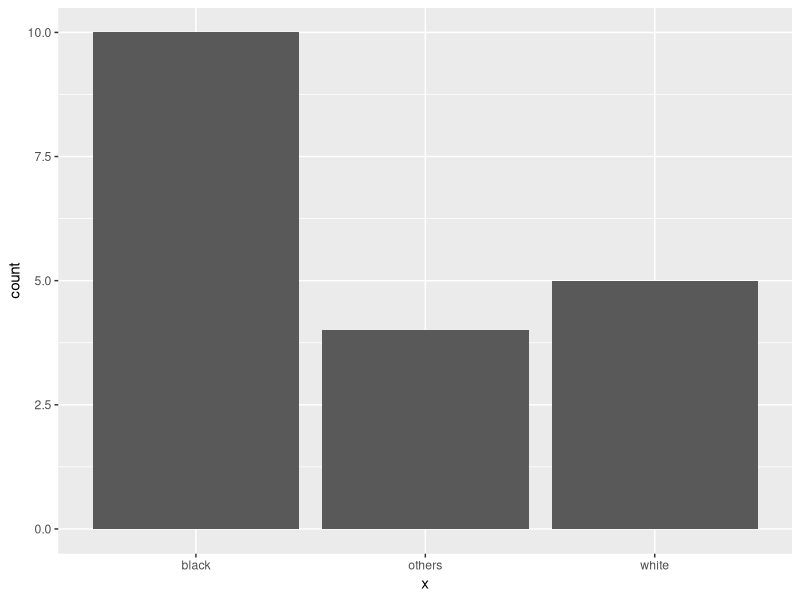
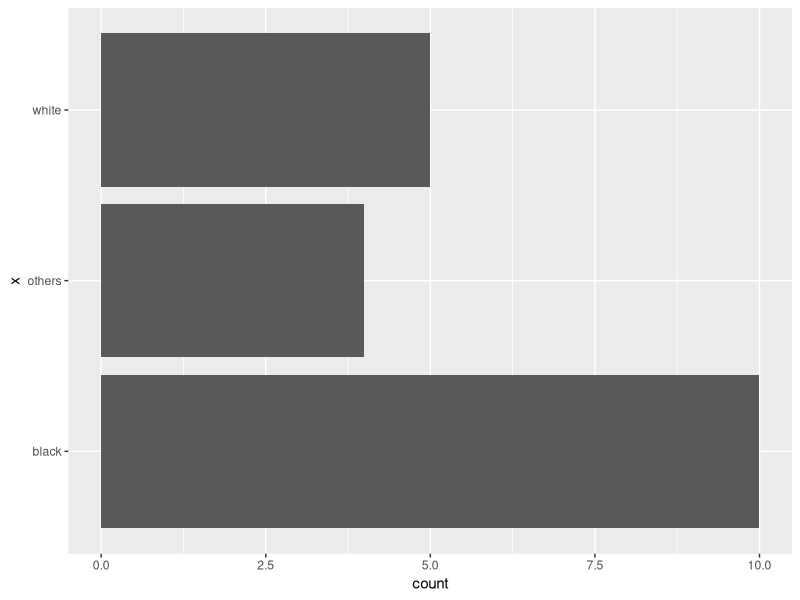
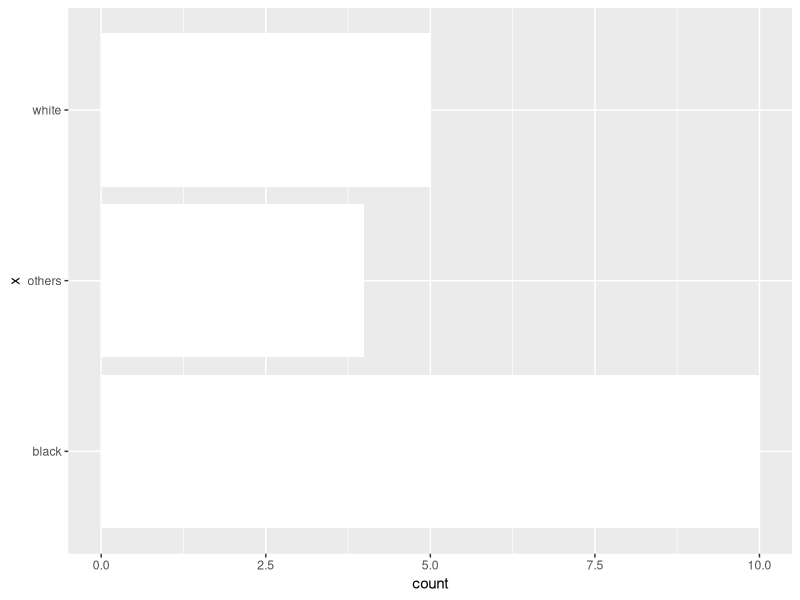

These figures' R source, in order:
#------------------------------------------------------------------------------
# Title: This is my coding project... bla bla bla...
#
# Author: Ana M. Stein
# Date: 27/09/2019
#------------------------------------------------------------------------------

# uploading libraries
install.packages("tidyverse")
library("tidyverse")

# create a data frame
df <- data.frame(x = rep(c("white", "black", "others"), c(5, 10, 4)))
df          # shows your data frame

# bar plot
ggplot(df, aes(x)) + geom_bar()
# or column plot 
ggplot(df, aes(x)) + geom_bar() + coord_flip()

# changing colour of the bars
ggplot(df, aes(x)) + geom_bar(fill="white") + coord_flip()

# print out the plot and colour yourself a beautifull column plot

# for help on bar chart see https://ggplot2.tidyverse.org/reference/geom_bar.html